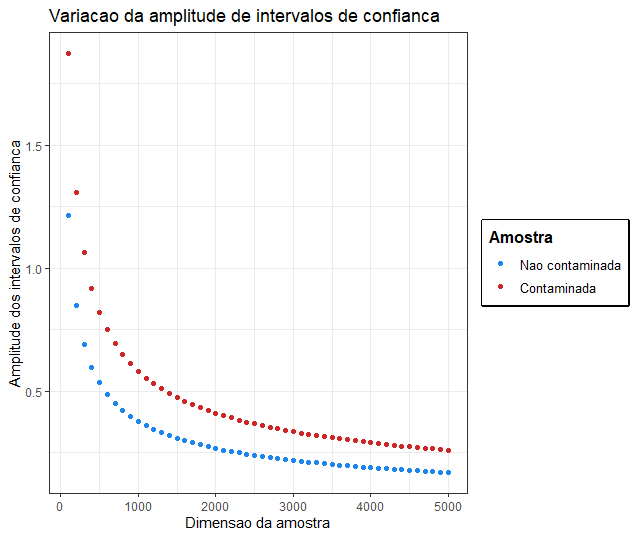

Write the R code that produced this figure.
library(ggplot2)

set.seed(369)

maNC=c()  #Store non-contaminated amplitude averages
maC=c()   #Store contaminated amplitude averages
nv=c()    #Store n values

for(i in 1:50)
{
  ampNC=c() #Store non-contaminated amplitudes
  ampC=c()  #Store contaminated amplitudes
  n=i*100
  nv<-append(nv, n)
  contaminationN=0.3*n    #Number of contaminated observations
  for(j in 1:950)
  {
    amostraC<-rnorm(contaminationN, 15, 2.31)                  #Generate contaminated sample
    
    amostra<-rnorm(n-contaminationN, 9.11, 2.31)               #Generate 70% of non-contaminated sample
    
    amostraC=append(amostraC, amostra)                         #Finish contaminated sample
    
    cfi = t.test(amostraC, conf.level=0.99)$"conf.int"         #Get contaminated confidence level
    ampC<-append(ampC, cfi[2]-cfi[1])                          #Get contaminated amplitude 
    
    amostra=append(amostra, rnorm(contaminationN, 9.11, 2.31)) #Finish non-contaminated sample
    
    cfi = t.test(amostra, conf.level=0.99)$"conf.int"          #Get non-contaminated confidence level
    ampNC<-append(ampNC, cfi[2]-cfi[1])                        #Get non-contaminated amplitude
  }
  maNC<-append(maNC, mean(ampNC))
  maC<-append(maC, mean(ampC))
}

data<-data.frame(nv, maNC, maC)
#Plot
ggplot(data, aes())+
  geom_point(aes(nv, maNC, color="Nao contaminada"), size=1.5)+
  geom_point(aes(nv, maC, color="Contaminada"), size=1.5)+
  scale_color_manual(name="Amostra", values=c("Nao contaminada"="dodgerblue2", "Contaminada"="firebrick3"))+
  labs(title = "Variacao da amplitude de intervalos de confianca", x = "Dimensao da amostra", y = "Amplitude dos intervalos de confianca")+
  theme_bw()+
  theme(legend.position="right", legend.title=element_text(face="bold", size=12), legend.text=element_text(size = 10), legend.box.background=element_rect(color="black", size=1.2))
